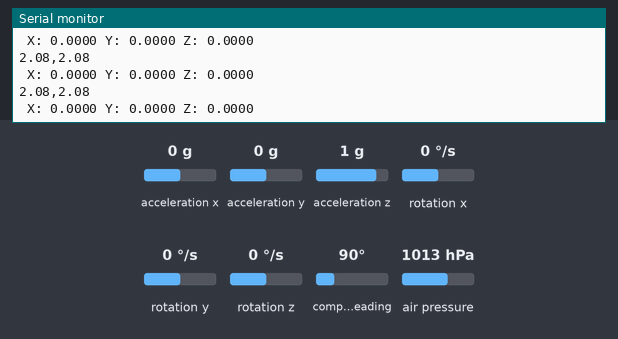
Simulated run of this sketch. Board: Arduino Uno, built with avr-gcc and run on an emulated ATmega328P. Parts: the last lines printed to the serial monitor. The test bench sets the inputs (shaded band); at power-on: air pressure 1013 hPa, rotation x 0 °/s, rotation y 0 °/s, rotation z 0 °/s, acceleration x 0 g, acceleration y 0 g, acceleration z 1 g, compass heading 90°.

Above: at 2.2 s.
2.3 s: air pressure set to 952 hPa
At 2.8 s:
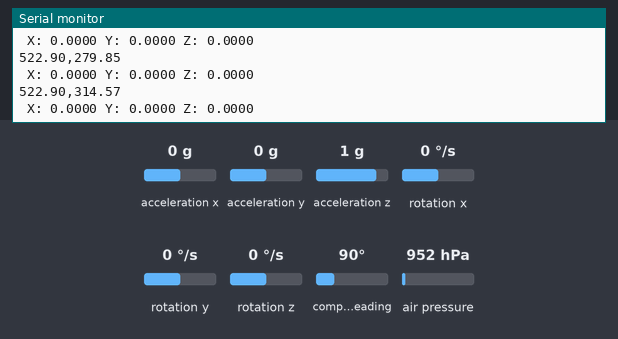
5.3 s: rotation x set to -192 °/s
At 5.8 s:
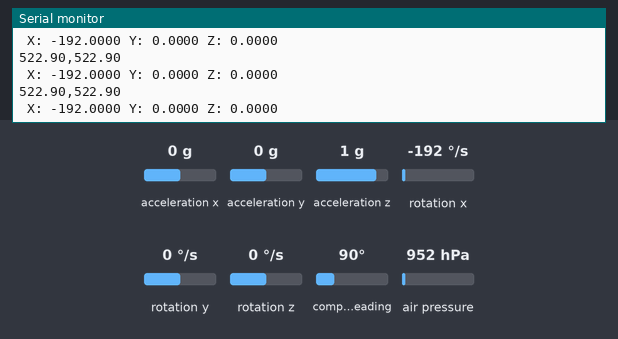
8.3 s: rotation y set to -192 °/s
At 9.1 s:
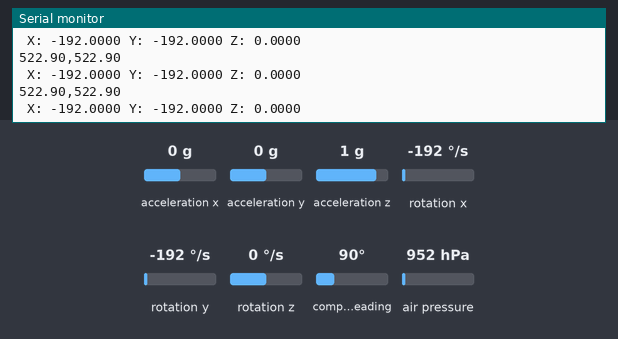
9.8 s: rotation z set to -192 °/s
At 9.95 s:
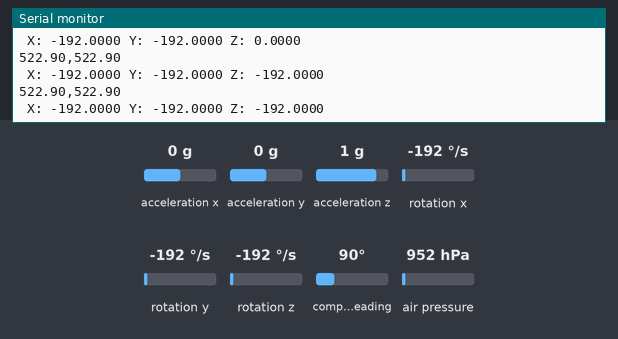
Timing chart, 0 to 12.8 s (numbered marks = the images above; inputs shaded):
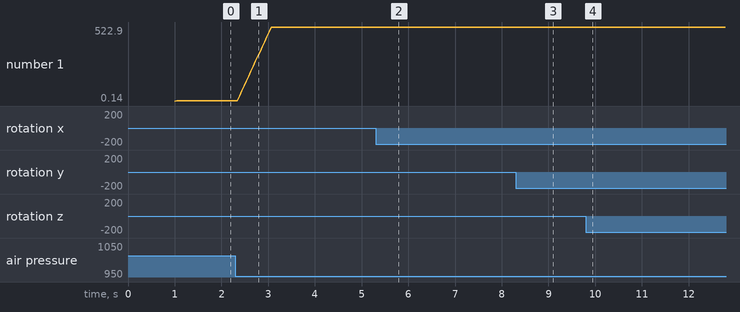

The sketch:

sensor_integration.ino
```cpp
//SDA pins are set to 21
//SCL pins are set to 22

#include <Wire.h>
#include <Adafruit_Sensor.h>
#include <Adafruit_BME280.h>
#include <Adafruit_BNO055.h>
#include <utility/imumaths.h>


//Moving average variables for bme
#define SEALEVELPRESSURE_HPA (1013.25)
#define WINDOW_SIZE 15
Adafruit_BME280 bme;
float alt;
int INDEX = 0;
float VALUE = 0;
float SUM = 0;
float READINGS[WINDOW_SIZE];
float Altitude;


// For bno
Adafruit_BNO055 bno = Adafruit_BNO055(55);


void setup() {
	Serial.begin(9600);

	if (!bme.begin(0x76)) {
		Serial.println("Could not find a valid BME280 sensor, check wiring!");
		while (1);
	}
  if(!bno.begin())
  {
    /* There was a problem detecting the BNO055 ... check your connections */
    Serial.print("Ooops, no BNO055 detected ... Check your wiring or I2C ADDR!");
    while(1);
  }
  delay(1000);

  bno.setExtCrystalUse(true);

}
void loop() {
  // Altitde measurement
  alt = bme.readAltitude(SEALEVELPRESSURE_HPA);
  SUM = SUM - READINGS[INDEX];
  VALUE = alt;
  READINGS[INDEX] = VALUE;
  SUM = SUM + VALUE;
  INDEX = (INDEX+1) % WINDOW_SIZE;

  Altitude = SUM / WINDOW_SIZE;

  Serial.print(VALUE);
  Serial.print(",");
  Serial.println(Altitude);

  // Bno measurements
  imu::Vector<3> angular_vel = bno.getVector(Adafruit_BNO055::VECTOR_GYROSCOPE);
  Serial.print(" X: ");
  Serial.print(angular_vel.x(), 4);
  Serial.print(" Y: ");
  Serial.print(angular_vel.y(), 4);
  Serial.print(" Z: ");
  Serial.print(angular_vel.z(), 4);
  Serial.println("");

	delay(10);
}
```

Measured:
- after the input at 2.3 s, the serial monitor: prints a new line after 0.09 s (image 1)
- after the input at 5.3 s, the serial monitor: prints a new line after 0.08 s (image 2)
- after the input at 8.3 s, the serial monitor: prints a new line after 0.10 s (image 3)
- after the input at 9.8 s, the serial monitor: prints a new line after 0.09 s (image 4)
- plotted number 1: 2.08 → 522.9 after the input at 2.3 s
